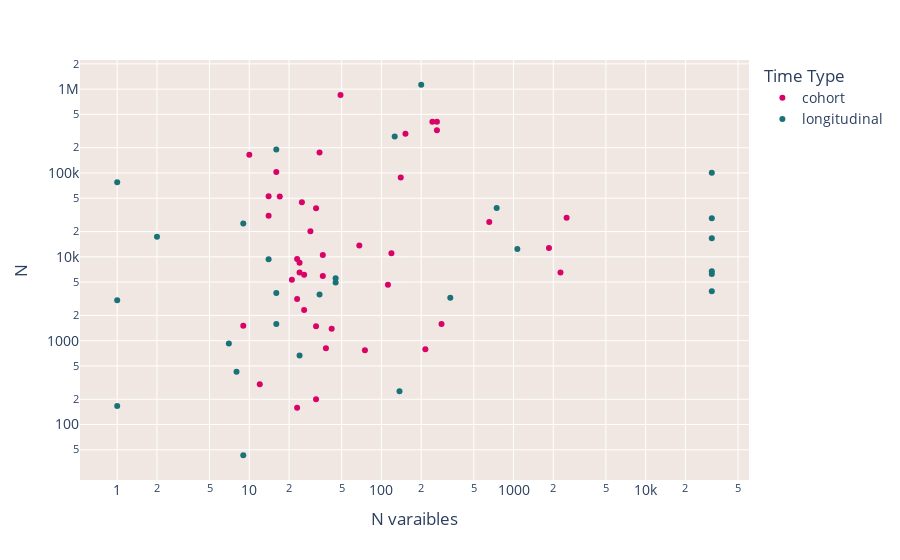

The notebook cell saved with this chart:
### Markdown cell above
## NXM Scatter

### Code cell
nxm_df = data.drop_duplicates(['Title','N'])
nxm_plot = px.scatter(nxm_df,x='N varaibles',y='N',log_x=True,log_y=True,color='Time Type',color_discrete_sequence=['#D90368','#197278'])
nxm_plot.update_layout(plot_bgcolor="#F0e7E2",font=dict(size=14)) 

nxm_plot.show()

### Figure 1 — Plotly figure (JSON) as saved in the notebook; plotly's stock layout.template omitted (floating-point values rounded to 4 significant figures)
{"data": [{"hovertemplate": "Time Type=cohort<br>N varaibles=%{x}<br>N=%{y}<extra></extra>", "legendgroup": "cohort", "marker": {"color": "#D90368", "symbol": "circle"}, "mode": "markers", "name": "cohort", "orientation": "v", "showlegend": true, "type": "scatter", "x": [29, 263, 49, 215, 2265, 32, 25, 36, 34, 140, 24, 68, 263, 42, 16, 152, 655, 36, 285, 14, 243, 112, 75, 23, 9, 38, 17, 24, 21, 10, 26, 26, 32, 23, 2521, 1853, 119, 12, 14, 32, 23], "xaxis": "x", "y": [20189, 408944, 853085, 792, 6498, 200, 44645, 10499, 174881, 88206, 8490, 13627, 322328, 1386, 102394, 293461, 25952, 5923, 1577, 30961, 408994, 4632, 767, 159, 1503, 813, 52368, 6512, 5313, 164513, 6101, 2326, 37996, 9436, 29253, 12759, 11000, 303, 52659, 1486, 3144], "yaxis": "y"}, {"hovertemplate": "Time Type=longitudinal<br>N varaibles=%{x}<br>N=%{y}<extra></extra>", "legendgroup": "longitudinal", "marker": {"color": "#197278", "symbol": "circle"}, "mode": "markers", "name": "longitudinal", "orientation": "v", "showlegend": true, "type": "scatter", "x": [45, 31659, 31659, 31659, 45, 31659, 31659, 31659, 24, 16, 34, 8, 9, 16, 126, 9, 200, 16, 1, 1, 2, 137, 14, 7, 1, 1068, 745, 332], "xaxis": "x", "y": [5539, 6248, 3894, 6748, 4934, 100506, 16660, 28802, 664, 1576, 3546, 426, 24975, 190108, 272685, 43, 1127114, 3691, 166, 77502, 17314, 249, 9323, 924, 3025, 12380, 38159, 3244], "yaxis": "y"}], "layout": {"font": {"size": 14}, "legend": {"title": {"text": "Time Type"}, "tracegroupgap": 0}, "margin": {"t": 60}, "plot_bgcolor": "#F0e7E2", "xaxis": {"anchor": "y", "domain": [0, 1], "title": {"text": "N varaibles"}, "type": "log"}, "yaxis": {"anchor": "x", "domain": [0, 1], "title": {"text": "N"}, "type": "log"}}}
